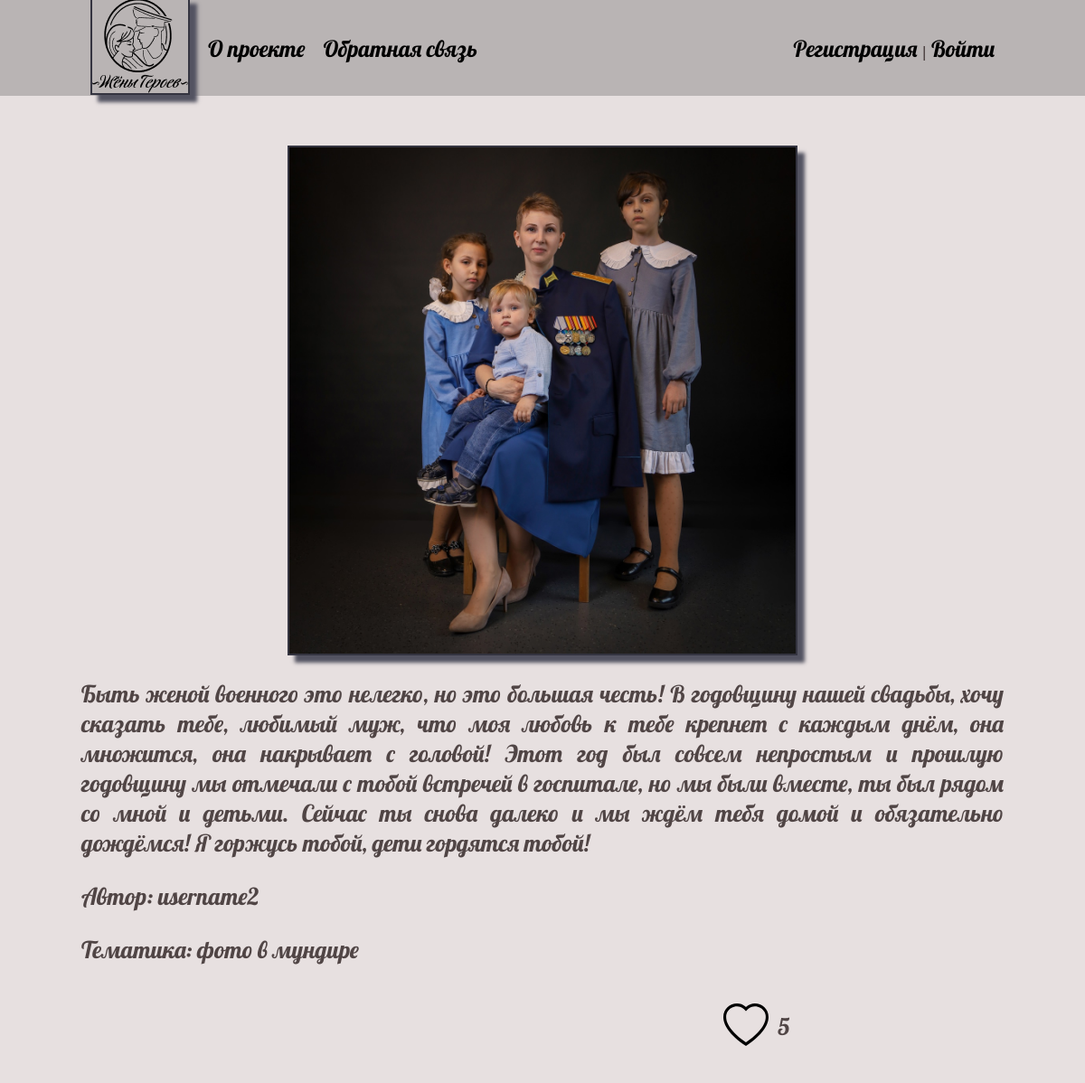
The app's page /post/2/ with its own data.
### posts/models.py (models this page shows, shortened)
class Post(models.Model):
    author = models.ForeignKey('Author', on_delete=models.CASCADE, verbose_name='Автор публикации')
    title = models.CharField(max_length=255, blank=True, verbose_name="Заголовок публикации", )
    content = models.TextField(blank=True, verbose_name="Текст публикации")
    photo = models.ImageField(upload_to="photos/%Y/%m/%d/", verbose_name="Фото")
    time_create = models.DateTimeField(auto_now_add=True, verbose_name="Время создания")
    time_update = models.DateTimeField(auto_now=True, verbose_name="Время изменения")
    is_moderated = models.BooleanField(default=False, verbose_name="Прошло модерацию")
    category = models.ForeignKey('Category', on_delete=models.PROTECT, verbose_name="Категории публикации") # например публикация с фото или новость
    theme = models.ForeignKey('Theme', on_delete=models.PROTECT, verbose_name="Тема") # например фото в мундире, детский рисунок, письма..
    rating = models.SmallIntegerField(default=0, verbose_name='Рейтинг')
    def __str__(self):
        return f'{self.pk}_{self.title}_{self.preview()}'
    def preview(self):
        return self.content[:32] + '...'
    class Meta:
        verbose_name = 'Публикация'
        verbose_name_plural = 'Публикации'
        ordering = ['id']

class Author(models.Model):
    author = models.OneToOneField(User, on_delete=models.CASCADE)
    city = models.CharField(max_length=32, verbose_name="Город")
    def __str__(self):
        return self.author.username
    class Meta:
        verbose_name = 'Автор публикации'
        verbose_name_plural = 'Авторы публикации'
        ordering = ['id']

class Theme(models.Model):
    name = models.CharField(max_length=100, db_index=True, verbose_name="Название темы")
    slug = models.SlugField(max_length=255, unique=True, db_index=True, verbose_name="URL")
    def __str__(self):
        return self.name
    class Meta:
        verbose_name = 'Тема'
        verbose_name_plural = 'Темы'
        ordering = ['id']

### posts/views.py (the view)
# urls.py: path('post/<int:pk>/', PostDetail.as_view(), name='post_detail'),
class PostDetail(DataMixin, DetailView):
    model = Post
    template_name = 'posts/post.html'
    context_object_name = 'post'
    def get_context_data(self, *, object_list=None, **kwargs):
        context = super().get_context_data(**kwargs)
        c_def = self.get_user_context(title=context['post'])
        return dict(list(context.items()) + list(c_def.items()))

### posts/utils.py (called while the page is built)
    def get_user_context(self, **kwargs):
        context = kwargs
        user_menu = menu.copy()
        if not self.request.user.is_authenticated:
            user_menu.pop(1)
        context['menu'] = user_menu
        return context

### posts/templates/posts/post.html (shortened to what this page needs)
{% extends 'posts/base.html' %}
{% load static %}
{% block content %}
<div class="article_detail">
    {% if post.photo %}
        <img class="article__image" src="{{post.photo.url}}">
    {% endif %}
    <p class="article__text">
        {{post.content|linebreaks}}
    </p>
    <p>Автор: {{ post.author }}</p>
    <p>Тематика: {{ post.theme }}</p>
    <div class="article__bottom">
        <div class="article__like">
            <img src="{% static 'posts/images/heart.svg' %}" alt="">
            <p>{{ post.rating }}</p>
        </div>
    </div>
</div>
{% endblock %}

### posts/static/posts/css/styles.css (style rules this page uses)
html, body { font-family: 'Lobster'; font-style: normal; color: rgb(80, 69, 69); ; margin: 0; padding: 0; height: 100%; width: 100%; background-color: #e7e0e0; }
img { max-width: 450px; height: 100%; -o-object-fit: contain; object-fit: contain; border: 2px solid #343440; box-shadow: 8px 8px 4px #535361; }
.article_detail { flex-direction: column; align-items: center; font-size: 26px; text-align: justify; }
.article__image { max-width: 600px; height: auto; max-height: 50vh; margin-right: 30px; }
.article_detail>.article__image { max-height: 70vh; display: flex; justify-content: center; margin: 0 auto; }
.article__bottom { display: flex; justify-content: space-around; }
.article__like { display: flex; }
.article__like>img { width: 50px; height: auto; border: none; box-shadow: none; margin-right: 10px; }

### records on screen
Post: photo (picture), content "Быть женой военного это нелегко, но это большая честь! В годовщину нашей свадьбы, хочу сказать тебе, любимый муж, что моя любовь к тебе крепнет с каждым днём, она множится, она накрывает с головой! Этот год был совсем непростым и прошлую годовщину мы отмечали с тобой встречей в госпитале, но мы были вместе, ты был рядом со мной и детьми. Сейчас ты снова далеко и мы ждём тебя домой и обязательно дождёмся! Я горжусь тобой, дети гордятся тобой!", author "username2", theme "фото в мундире", rating "5"

### other values on screen
{{ m.title }} "О проекте" "Обратная связь"
